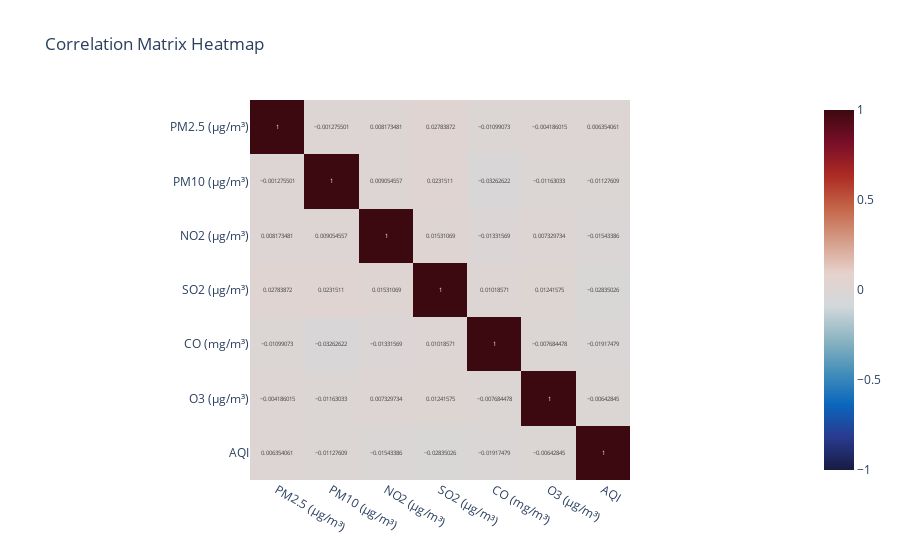

Notebook code for this chart:
### Markdown cell above
We'll also create a correlation matrix to understand the correlation between each pollutant.

### Code cell
# Checking correlation between different pollutants
pollutants_data = pollution[pollutants]

corr_matrix = pollutants_data.corr() # Creating correlation matrix

# Using heatmap to visualize the correlation matrix
fig = px.imshow(
    corr_matrix,
    text_auto=True,
    color_continuous_scale='balance',
    zmin=-1, zmax=1,
    title='Correlation Matrix Heatmap'
)

fig.show()

### Figure 1 — Plotly figure (JSON) as saved in the notebook; plotly's stock layout.template omitted (floating-point values rounded to 4 significant figures)
{"data": [{"coloraxis": "coloraxis", "hovertemplate": "x: %{x}<br>y: %{y}<br>color: %{z}<extra></extra>", "name": "0", "texttemplate": "%{z}", "type": "heatmap", "x": ["PM2.5 (µg/m³)", "PM10 (µg/m³)", "NO2 (µg/m³)", "SO2 (µg/m³)", "CO (mg/m³)", "O3 (µg/m³)", "AQI"], "xaxis": "x", "y": ["PM2.5 (µg/m³)", "PM10 (µg/m³)", "NO2 (µg/m³)", "SO2 (µg/m³)", "CO (mg/m³)", "O3 (µg/m³)", "AQI"], "yaxis": "y", "z": [[1.0, -0.001276, 0.008173, 0.02784, -0.01099, -0.004186, 0.006354], [-0.001276, 1.0, 0.009055, 0.02315, -0.03263, -0.01163, -0.01128], [0.008173, 0.009055, 1.0, 0.01531, -0.01332, 0.00733, -0.01543], [0.02784, 0.02315, 0.01531, 1.0, 0.01019, 0.01242, -0.02835], [-0.01099, -0.03263, -0.01332, 0.01019, 1.0, -0.007684, -0.01917], [-0.004186, -0.01163, 0.00733, 0.01242, -0.007684, 1.0, -0.006428], [0.006354, -0.01128, -0.01543, -0.02835, -0.01917, -0.006428, 1.0]]}], "layout": {"coloraxis": {"cmax": 1, "cmin": -1, "colorscale": [[0, "rgb(23, 28, 66)"], [0.09091, "rgb(41, 58, 143)"], [0.1818, "rgb(11, 102, 189)"], [0.2727, "rgb(69, 144, 185)"], [0.3636, "rgb(142, 181, 194)"], [0.4545, "rgb(210, 216, 219)"], [0.5455, "rgb(230, 210, 204)"], [0.6364, "rgb(213, 157, 137)"], [0.7273, "rgb(196, 101, 72)"], [0.8182, "rgb(172, 43, 36)"], [0.9091, "rgb(120, 14, 40)"], [1, "rgb(60, 9, 17)"]]}, "title": {"text": "Correlation Matrix Heatmap"}, "xaxis": {"anchor": "y", "constrain": "domain", "domain": [0, 1], "scaleanchor": "y"}, "yaxis": {"anchor": "x", "autorange": "reversed", "constrain": "domain", "domain": [0, 1]}}}
